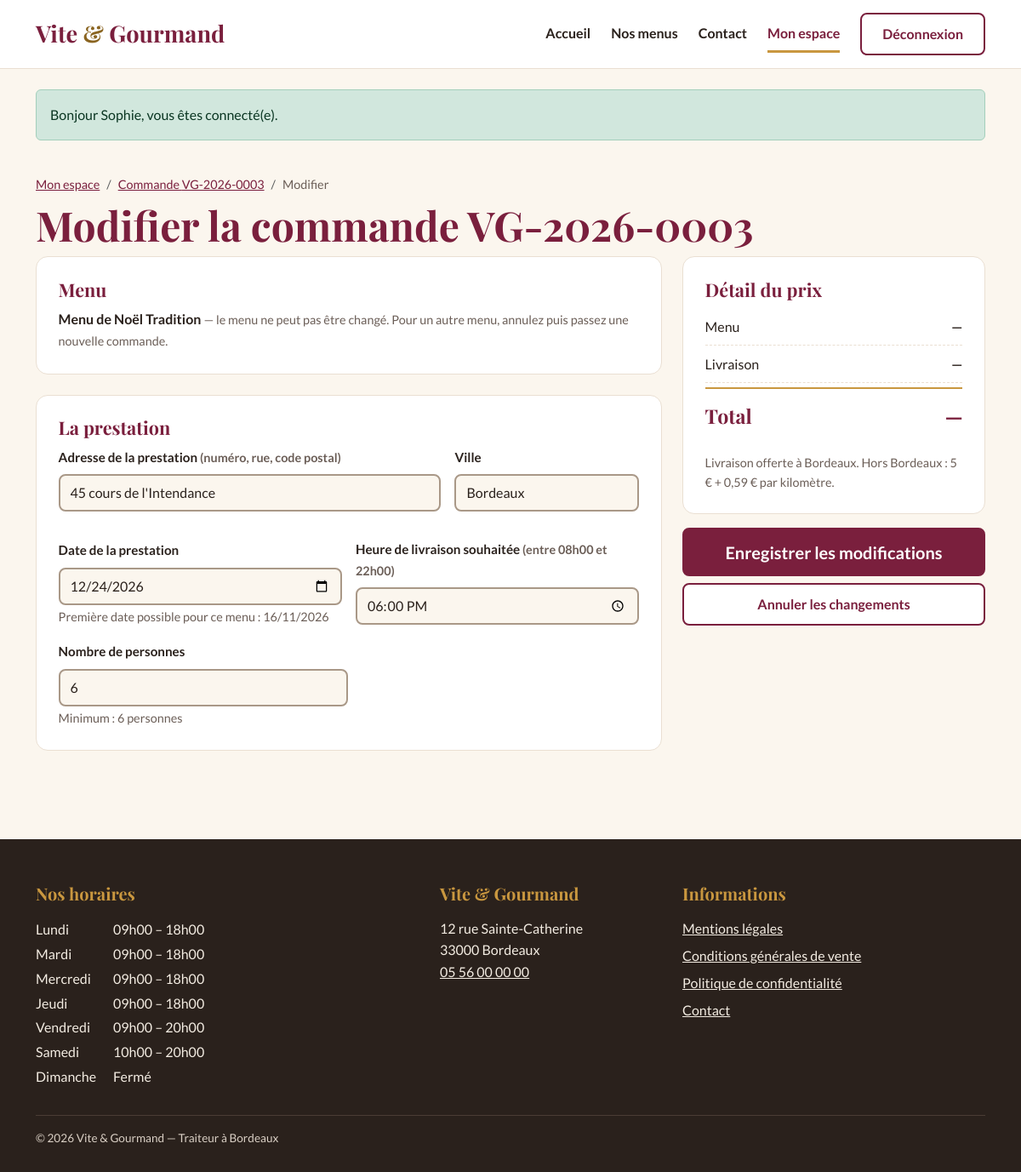
/espace/commande/modifier?id=3 (signed in), run on the app's committed database.
### tables this page shows
CREATE TABLE commande (
    commande_id              INT            NOT NULL AUTO_INCREMENT,
    numero_commande          VARCHAR(20)    NOT NULL,
    utilisateur_id           INT            NOT NULL,
    menu_id                  INT            NOT NULL,
    date_commande            DATETIME       NOT NULL DEFAULT CURRENT_TIMESTAMP,
    date_prestation          DATE           NOT NULL,
    heure_livraison          TIME           NOT NULL,
    adresse_prestation       VARCHAR(255)   NOT NULL,
    ville_prestation         VARCHAR(80)    NOT NULL,
    distance_km              DECIMAL(6,2)   NOT NULL DEFAULT 0,
    nombre_personne          INT            NOT NULL,
    prix_menu                DECIMAL(10,2)  NOT NULL,
    remise                   DECIMAL(10,2)  NOT NULL DEFAULT 0,
    prix_livraison           DECIMAL(10,2)  NOT NULL DEFAULT 0,
    prix_total               DECIMAL(10,2)  NOT NULL,
    statut                   ENUM('en_attente','accepte','en_preparation','en_cours_livraison',
                                  'livre','attente_retour_materiel','terminee','annulee')
                             NOT NULL DEFAULT 'en_attente',
    pret_materiel            BOOLEAN        NOT NULL DEFAULT FALSE,
    restitution_materiel     BOOLEAN        NOT NULL DEFAULT FALSE,
    motif_annulation         TEXT           NULL,
    mode_contact_annulation  ENUM('telephone','mail') NULL,
    PRIMARY KEY (commande_id),
    UNIQUE KEY uk_commande_numero (numero_commande),
    KEY idx_commande_statut (statut),
    CONSTRAINT fk_commande_utilisateur FOREIGN KEY (utilisateur_id) REFERENCES utilisateur (utilisateur_id),
    CONSTRAINT fk_commande_menu        FOREIGN KEY (menu_id)        REFERENCES menu (menu_id),
    CONSTRAINT ck_commande_nb_personne CHECK (nombre_personne >= 1)
);

CREATE TABLE menu (
    menu_id                  INT            NOT NULL AUTO_INCREMENT,
    titre                    VARCHAR(100)   NOT NULL,
    description              TEXT           NOT NULL,
    nombre_personne_minimum  INT            NOT NULL,
    prix_par_personne        DECIMAL(8,2)   NOT NULL,
    conditions               TEXT           NULL,
    delai_commande_jours     INT            NOT NULL DEFAULT 0,   
    quantite_restante        INT            NOT NULL DEFAULT 0,
    theme_id                 INT            NOT NULL,
    regime_id                INT            NOT NULL,
    PRIMARY KEY (menu_id),
    CONSTRAINT fk_menu_theme  FOREIGN KEY (theme_id)  REFERENCES theme (theme_id),
    CONSTRAINT fk_menu_regime FOREIGN KEY (regime_id) REFERENCES regime (regime_id),
    CONSTRAINT ck_menu_nb_personne CHECK (nombre_personne_minimum >= 1),
    CONSTRAINT ck_menu_prix        CHECK (prix_par_personne >= 0),
    CONSTRAINT ck_menu_stock       CHECK (quantite_restante >= 0),
    CONSTRAINT ck_menu_delai       CHECK (delai_commande_jours >= 0)
);

CREATE TABLE horaire (
    horaire_id       INT          NOT NULL AUTO_INCREMENT,
    jour             VARCHAR(10)  NOT NULL,
    ordre            TINYINT      NOT NULL,
    heure_ouverture  TIME         NULL,
    heure_fermeture  TIME         NULL,
    PRIMARY KEY (horaire_id),
    UNIQUE KEY uk_horaire_jour (jour)
);

### templates/pages/espace/commande-modifier.php (the view, shortened to what the rows shown need)
<div class="container py-4 pb-5">
    <nav aria-label="Fil d'Ariane" class="fil pt-0">
        <ol class="breadcrumb">
            <li class="breadcrumb-item"><a href="/espace/commande?id=<?= (int) $c['commande_id'] ?>">Commande <?= e($c['numero_commande']) ?></a></li>
        </ol>
    </nav>
    <h1>Modifier la commande <?= e($c['numero_commande']) ?></h1>
    <form method="post" action="/espace/commande/modifier" id="form-commande" novalidate>
        <div class="row g-4">
            <div class="col-lg-8">
                <section class="carte mb-4">
                    <h2 class="h3">Menu</h2>
                    <p class="mb-0"><strong><?= e($menu['titre']) ?></strong> <span class="text-aide">— le menu ne peut pas être changé. Pour un autre menu, annulez puis passez une nouvelle commande.</span></p>
                </section>
                <section class="carte mb-4">
                    <h2 class="h3">La prestation</h2>
                    <?php partial('champs-prestation', ['erreurs' => $erreurs, 'valeurs' => $valeurs, 'delai' => $menu['delai_commande_jours']]); ?>
                    <div class="mt-3 champ-court">
                        <label for="nombre_personne" class="form-label">Nombre de personnes</label>
                        <input type="number" class="form-control<?= attrErreur($erreurs, 'nombre_personne') ?>" id="nombre_personne" name="nombre_personne"
                               value="<?= e($valeurs['nombre_personne'] ?? '') ?>" min="<?= (int) $menu['nombre_personne_minimum'] ?>" max="500" required
                               aria-describedby="aide-nb-personnes" data-devis>
                        <small id="aide-nb-personnes" class="text-aide">Minimum : <span id="nb-min"><?= (int) $menu['nombre_personne_minimum'] ?></span> personnes</small>
                    </div>
                </section>
            </div>
            <div class="col-lg-4">
                <div class="colle">
                </div>
            </div>
        </div>
    </form>
</div>

### templates/partials/champs-prestation.php (shortened to what the rows shown need)
<?php
$v = fn (string $k) => e($valeurs[$k] ?? '');
$dateMin = (new DateTimeImmutable('today'))->modify('+' . max(1, (int) ($delai ?? 1)) . ' days')->format('Y-m-d');
?>
<div class="row g-3">
    <div class="col-md-8">
        <label for="adresse_prestation" class="form-label">Adresse de la prestation <span class="text-aide">(numéro, rue, code postal)</span></label>
        <input type="text" class="form-control<?= attrErreur($erreurs, 'adresse_prestation') ?>" id="adresse_prestation" name="adresse_prestation"
               value="<?= $v('adresse_prestation') ?>" required maxlength="255" autocomplete="street-address" data-devis>
    </div>
    <div class="col-md-4">
        <label for="ville_prestation" class="form-label">Ville</label>
        <input type="text" class="form-control<?= attrErreur($erreurs, 'ville_prestation') ?>" id="ville_prestation" name="ville_prestation"
               value="<?= $v('ville_prestation') ?>" required maxlength="80" autocomplete="address-level2" data-devis>
    </div>
    <div class="col-md-6">
        <label for="date_prestation" class="form-label">Date de la prestation</label>
        <input type="date" class="form-control<?= attrErreur($erreurs, 'date_prestation') ?>" id="date_prestation" name="date_prestation"
               value="<?= $v('date_prestation') ?>" min="<?= e($dateMin) ?>" required aria-describedby="aide-date">
        <small id="aide-date" class="text-aide">Première date possible pour ce menu : <span id="date-min-texte"><?= e(date('d/m/Y', strtotime($dateMin))) ?></span></small>
    </div>
</div>

### templates/partials/footer.php (shortened to what the rows shown need)
<?php use App\Models\Horaire; $horaires = Horaire::tous(); ?>
<footer class="pied">
    <div class="container">
        <div class="row g-4">
            <div class="col-md-5">
                <h2 class="titre-pied">Nos horaires</h2>
                <table class="horaires">
                    <tbody>
                    <?php foreach ($horaires as $h): ?>
                        <tr>
                            <th scope="row"><?= e($h['jour']) ?></th>
                            <td>
                                <?= $h['heure_ouverture']
                                    ? e(Horaire::format($h['heure_ouverture'])) . ' – ' . e(Horaire::format($h['heure_fermeture']))
                                    : 'Fermé' ?>
                            </td>
                        </tr>
                    <?php endforeach; ?>
                    </tbody>
                </table>
            </div>
            <div class="col-md-3">
                <h2 class="titre-pied">Vite &amp; Gourmand</h2>
            </div>
            <div class="col-md-4">
                <h2 class="titre-pied">Informations</h2>
            </div>
        </div>
    </div>
</footer>

### data on the page
commande: numero_commande "VG-2026-0003", adresse_prestation "45 cours de l'Intendance", ville_prestation "Bordeaux", date_prestation "12/24/2026", nombre_personne "6"
menu: titre "Menu de Noël Tradition", nombre_personne_minimum "6"
horaire: jour "Lundi", heure_ouverture "09h00", heure_fermeture "18h00"
horaire: jour "Mardi", heure_ouverture "09h00", heure_fermeture "18h00"
horaire: jour "Mercredi", heure_ouverture "09h00", heure_fermeture "18h00"
horaire: jour "Jeudi", heure_ouverture "09h00", heure_fermeture "18h00"
horaire: jour "Vendredi", heure_ouverture "09h00", heure_fermeture "20h00"
horaire: jour "Samedi", heure_ouverture "10h00", heure_fermeture "20h00"
horaire: jour "Dimanche", shows "Fermé"

### other printed values
$m['message'] "Bonjour Sophie, vous êtes connecté(e)."
